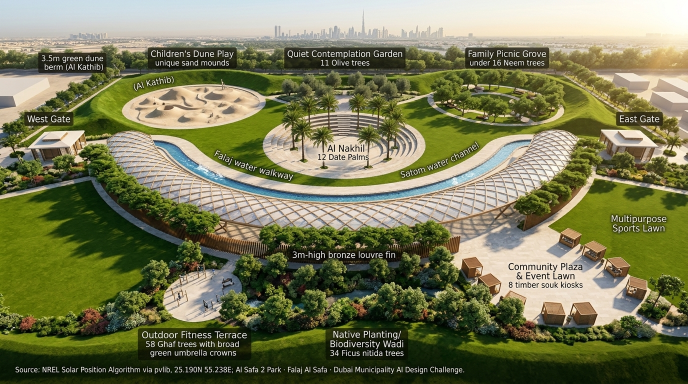
#> input picture ALL_SAVED_6_IMAGES/01_Masterplan_Aerial_View.jpg, 1376 x 768 px, found by its file name (shown at 1/2 size)
$ python make_video_mp4.py
#> lines starting #> are read from the running program, lines starting #| are printed output that depends on the picture
"""
make_video_mp4.py
=================
Generates a high-quality 60-second 1920x1080 MP4 concept animation for
AL SAFA Park — Al Hilal Urban Respite, Dubai.

Uses only: PIL (Pillow), imageio, numpy  (no OpenCV required).

Run:
    python tools/make_video_mp4.py

Output:
    UPLOAD_THESE_12_FILES/Falaj_Al_Safa_Concept_Film_60s_1080p.mp4
    UPLOAD_THESE_12_FILES/Falaj_Al_Safa_Concept_Film_60s_4K.mp4   (2x upscale)
"""

import os
import sys
import math
import textwrap
from pathlib import Path

import numpy as np
from PIL import Image, ImageDraw, ImageFont, ImageFilter, ImageEnhance

try:
    import imageio
except ImportError:
    sys.exit("imageio not found. Run: pip install imageio[ffmpeg]")

# ─── PATHS ────────────────────────────────────────────────────────────────────
ROOT = Path(__file__).parent.parent
RENDERS = ROOT / "design" / "renders" / "FINAL_6_PARK_IMAGES"
FIGURES = ROOT / "figures"
OUT_DIR = ROOT / "UPLOAD_THESE_12_FILES"
OUT_DIR.mkdir(parents=True, exist_ok=True)

OUT_1080 = OUT_DIR / "Falaj_Al_Safa_Concept_Film_60s_1080p.mp4"
OUT_4K   = OUT_DIR / "Falaj_Al_Safa_Concept_Film_60s_4K.mp4"

# ─── VIDEO PARAMS ─────────────────────────────────────────────────────────────
W, H   = 1920, 1080
FPS    = 24
TOTAL  = 60          # seconds
FRAMES = FPS * TOTAL  # 1440 frames

# ─── COLOUR PALETTE ───────────────────────────────────────────────────────────
DEEP_NAVY   = (8,   18,  42)
GOLD        = (212, 175, 55)
LIGHT_GOLD  = (255, 220, 100)
WHITE       = (255, 255, 255)
OFF_WHITE   = (240, 235, 220)
EMERALD     = (16,  120, 80)
COOL_BLUE   = (30,  80, 140)
PALE_CREAM  = (248, 242, 228)
DARK_AMBER  = (180, 110, 20)

# ─── FONT HELPER ──────────────────────────────────────────────────────────────
def _font(size: int, bold: bool = False):
    """Try system fonts, fall back to PIL default."""
#> called with size = 72, bold = True
    candidates = [
        "C:/Windows/Fonts/arialbd.ttf" if bold else "C:/Windows/Fonts/arial.ttf",
        "C:/Windows/Fonts/calibrib.ttf" if bold else "C:/Windows/Fonts/calibri.ttf",
        "C:/Windows/Fonts/segoeuib.ttf" if bold else "C:/Windows/Fonts/segoeui.ttf",
    ]
    for p in candidates:
        if Path(p).exists():
            return ImageFont.truetype(p, size)
    return ImageFont.load_default()

FONT_TITLE   = _font(72, bold=True)
FONT_SUBTTL  = _font(44, bold=True)
FONT_BODY    = _font(30)
FONT_CAPTION = _font(22)
FONT_KPI     = _font(56, bold=True)
FONT_SMALL   = _font(20)

# ─── HELPERS ──────────────────────────────────────────────────────────────────
def ease_in_out(t: float) -> float:
    """Smooth ease-in-out curve [0,1] -> [0,1]."""
    return t * t * (3 - 2 * t)

def lerp(a, b, t):
    return a + (b - a) * t

def alpha_blend(bg: np.ndarray, fg: np.ndarray, alpha: float) -> np.ndarray:
    return np.clip(bg * (1 - alpha) + fg * alpha, 0, 255).astype(np.uint8)

def load_render(path: Path, size=(W, H)) -> np.ndarray:
    """Load and resize an image to (W, H), return as uint8 numpy array."""
#> called with size = (1920, 1080)
    img = Image.open(path).convert("RGB").resize(size, Image.LANCZOS)
    return np.array(img)

def darken(arr: np.ndarray, factor: float = 0.55) -> np.ndarray:
    return np.clip(arr * factor, 0, 255).astype(np.uint8)

# [7 lines left out: function vignette, not called in this run]

def draw_text_shadow(draw, pos, text, font, fill, shadow=(0,0,0), offset=(2,2)):
    draw.text((pos[0]+offset[0], pos[1]+offset[1]), text, font=font, fill=shadow)
    draw.text(pos, text, font=font, fill=fill)

# [21 lines left out: functions gold_separator, draw_centered, draw_centered_shadow, progress_bar, not called in this run]

def watermark(draw):
    draw.text((W-320, H-38), "AL SAFA PARK · DUBAI · 2025", font=FONT_SMALL, fill=(*GOLD, 180))

# ─── LOAD ASSETS ──────────────────────────────────────────────────────────────
print("Loading render images...")
IMG_AERIAL    = load_render(RENDERS / "01_Masterplan_Aerial_View.jpg")
IMG_WALKWAY   = load_render(RENDERS / "02_Spine_Corridor_Shaded_Walkway.jpg")
#> call 2 of load_render, with size = (1920, 1080)
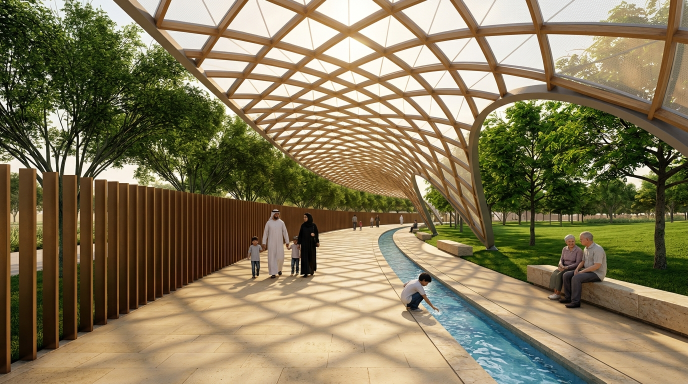
#> input picture ALL_SAVED_6_IMAGES/02_Spine_Corridor_Shaded_Walkway.jpg, 1376 x 768 px, found by its file name (shown at 1/2 size)
IMG_OASIS     = load_render(RENDERS / "03_Sunken_Oasis_Basin_AlNakhil.jpg")
#> call 3 of load_render, with size = (1920, 1080)
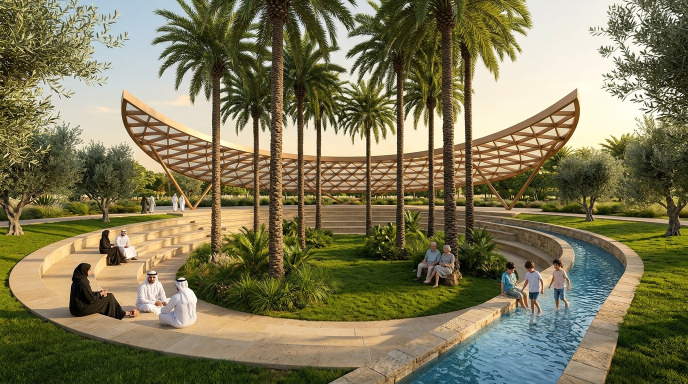
#> input picture ALL_SAVED_6_IMAGES/03_Sunken_Oasis_Basin_AlNakhil.jpg, 1376 x 768 px, found by its file name (shown at 1/2 size)
#> in load_render (call 3), `img = Image.open(path).convert("RGB").resize(size, Image.LANCZOS)`:
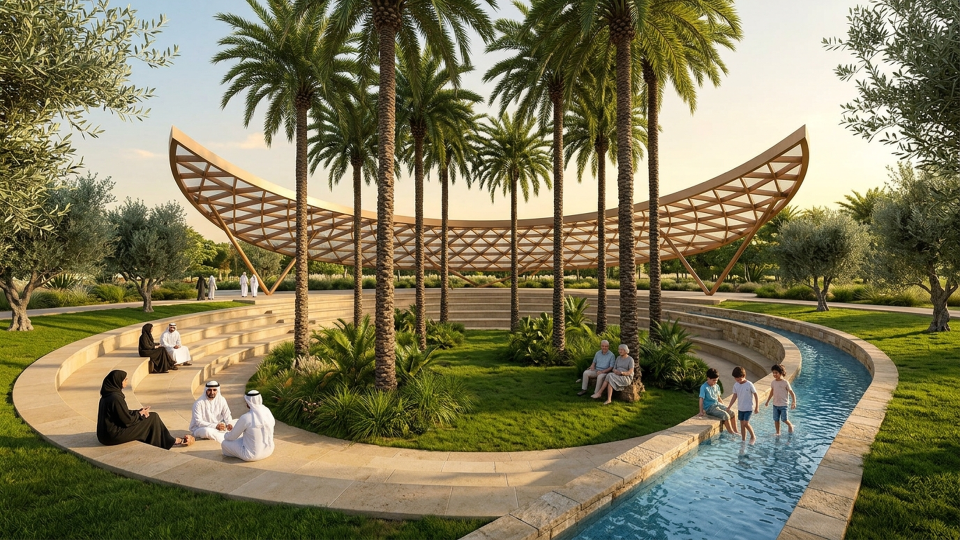
#> img: PIL image 1920x1080 RGB (shown at 1/2 size); mean R, G, B 125.8, 119.9, 87.1
IMG_DUNE      = load_render(RENDERS / "04_Childrens_Dune_Play.jpg")
#> call 4 of load_render, with size = (1920, 1080)
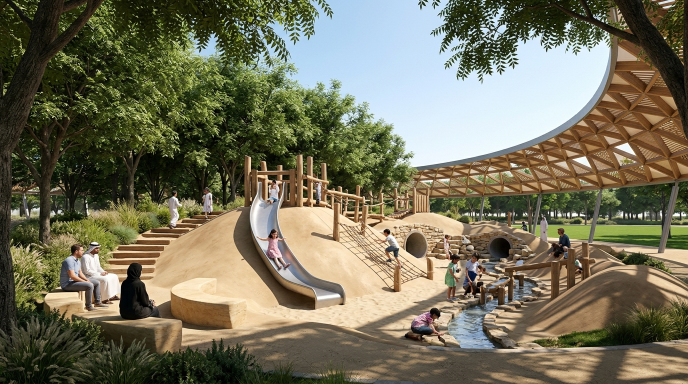
#> input picture ALL_SAVED_6_IMAGES/04_Childrens_Dune_Play.jpg, 1376 x 768 px, found by its file name (shown at 1/2 size)
#> in load_render (call 4), `img = Image.open(path).convert("RGB").resize(size, Image.LANCZOS)`:
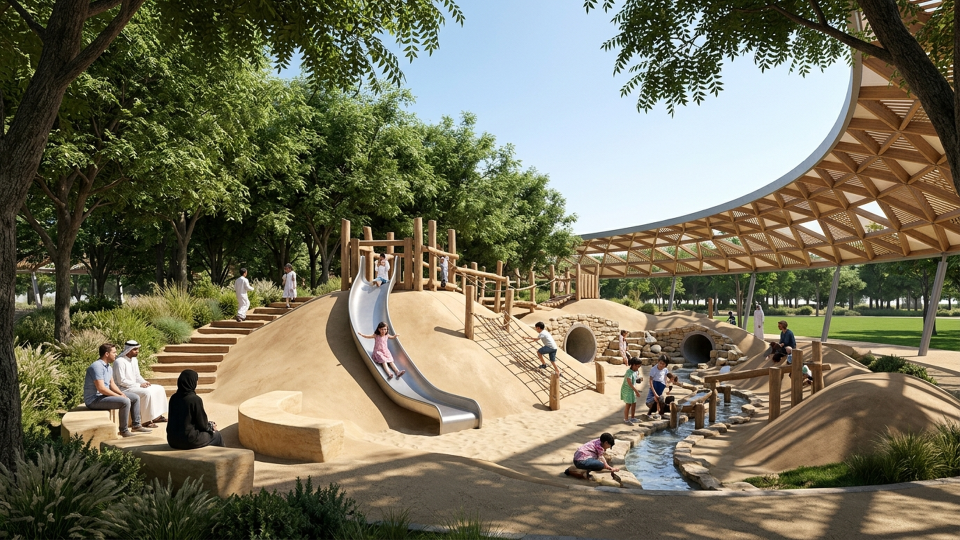
#> img: PIL image 1920x1080 RGB (shown at 1/2 size); mean R, G, B 116.4, 112.7, 90.3
IMG_SOUK      = load_render(RENDERS / "05_Souk_Kiosks_Community_Plaza.jpg")
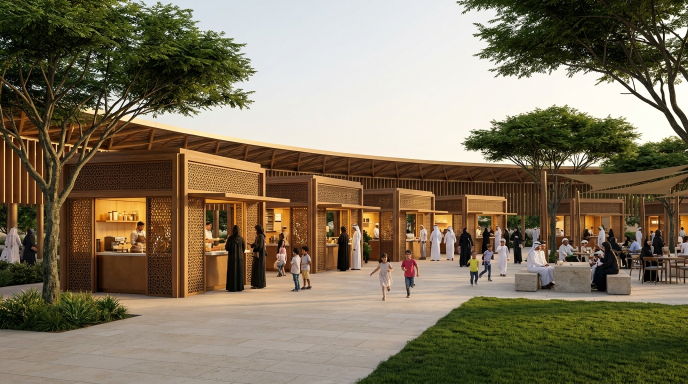
#> input picture ALL_SAVED_6_IMAGES/05_Souk_Kiosks_Community_Plaza.jpg, 1376 x 768 px, found by its file name (shown at 1/2 size)
IMG_NIGHT     = load_render(RENDERS / "06_Night_Plaza_Illuminated_Canopy.jpg")
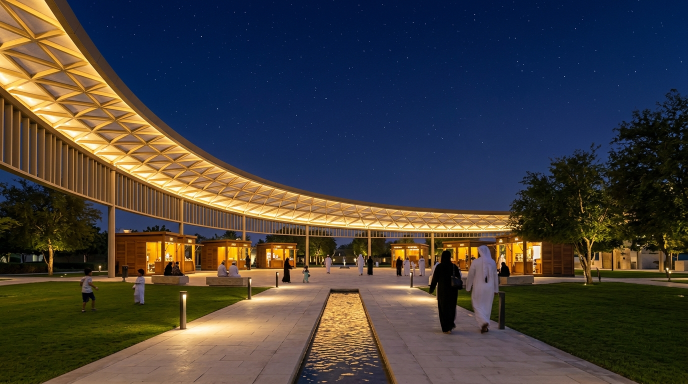
#> input picture ALL_SAVED_6_IMAGES/06_Night_Plaza_Illuminated_Canopy.jpg, 1376 x 768 px, found by its file name (shown at 1/2 size)

print("Loading analysis figures...")
#> (the run stopped early here; a loop or call above may not have finished)
